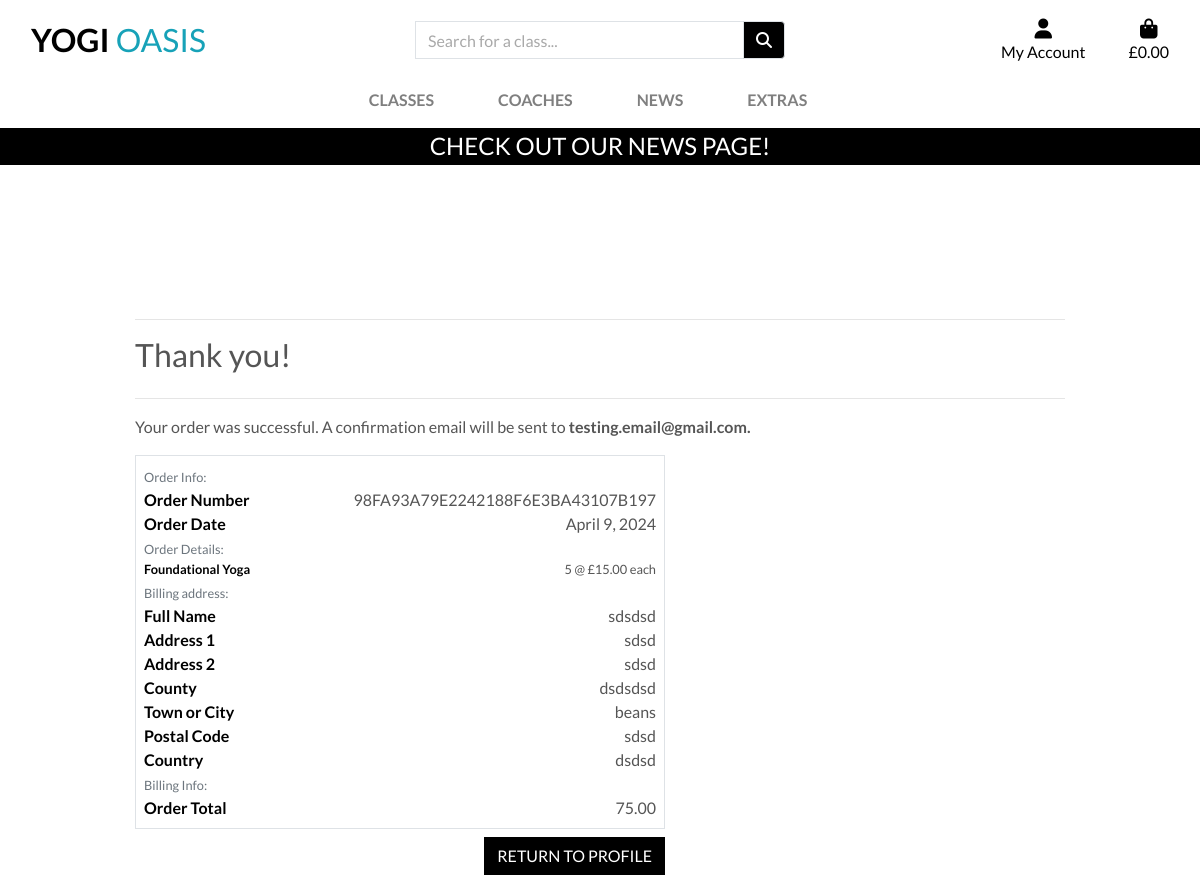
Screenshot of /profiles/order_history/98FA93A79E2242188F6E3BA43107B197 with the database file from the repository.
### checkout/models.py (models this page shows, shortened)
class Order(models.Model):
    order_number = models.CharField(max_length=32, null=False, editable=False)
    user_profile = models.ForeignKey(UserProfile, on_delete=models.SET_NULL, null=True, blank=True, related_name='orders')
    full_name = models.CharField(max_length=50, null=False, blank=False)
    email = models.EmailField(max_length=254, null=False, blank=False)
    country = models.CharField(max_length=40, null=False, blank=False)
    postcode = models.CharField(max_length=20, null=True, blank=True)
    town_or_city = models.CharField(max_length=40, null=False, blank=False)
    street_address1 = models.CharField(max_length=80, null=False, blank=False)
    street_address2 = models.CharField(max_length=80, null=True, blank=True)
    county = models.CharField(max_length=80, null=True, blank=True)
    date = models.DateField(auto_now_add=True)
    order_total = models.DecimalField(max_digits=10, decimal_places=2, null=False, default=0)

class OrderLineItem(models.Model):
    order = models.ForeignKey(Order, null=False, blank=False, on_delete=models.CASCADE, related_name='lineitems')
    lesson = models.ForeignKey(Lesson, null=False, blank=False, on_delete=models.CASCADE)
    quantity = models.IntegerField(null=False, blank=False, default=0)
    lineitem_total = models.DecimalField(max_digits=6, decimal_places=2, null=False, blank=False, editable=False)

### classes/models.py (models this page shows, shortened)
class Lesson(models.Model):
    class_id = models.CharField(max_length=100)
    title = models.CharField(max_length=200)
    introduction = models.TextField(blank=True, null=True)
    long_description = models.TextField(blank=True, null=True)
    description = models.TextField()
    date = models.DateField()
    start_time = models.TimeField()
    finish_time = models.TimeField()
    duration = models.IntegerField()
    instructor_name = models.CharField(max_length=100)
    instructor_image = models.ImageField(null=True, blank=True)
    location = models.CharField(max_length=100)
    cost = models.DecimalField(max_digits=6, decimal_places=2)
    max_capacity = models.IntegerField()
    current_capacity = models.IntegerField()

### profiles/views.py (the view)
# urls.py: path('order_history/<order_number>', views.order_history, name='order_history'),
def order_history(request, order_number):
    order = get_object_or_404(Order, order_number=order_number)
    messages.info(request, (
        f'This is a past confirmation for order number {order_number}. '
        'A confirmation email was sent on the order date.'
    ))
    template = 'checkout/checkout_success.html'
    context = {
        'order': order,
        'from_profile': True,
    }
    return render(request, template, context)

### cart/contexts.py (called while the page is built, shortened)
def cart_contents(request):
    cart_items = []
    total = 0
    product_count = 0
    cart = request.session.get('cart', {})
    context = {
        'cart_items': cart_items,
        'total': total,
        'product_count': product_count,
    }
    return context

### checkout/templates/checkout/checkout_success.html (shortened to what this page needs)
{% extends "base.html" %}
{% load static %}
{% block extra_css %}
<link rel="stylesheet" href="{% static 'checkout/css/checkout.css' %}">
{% endblock %}
{% block page_header %}
<div class="container header-container">
    <div class="row">
        <div class="col">
        </div>
    </div>
</div>
{% endblock %}
{% block content %}
<div class="overlay"></div>
<div class="container">
    <div class="row">
        <div class="col">
            <hr>
            <h2 class="mb-4">Thank you!</h2>
            <hr>
            <p>Your order was successful. A confirmation email will be sent to <strong>{{ order.email }}.</strong></p>
        </div>
    </div>
    <div class="row">
        <div class="col-12 col-lg-7">
            <div class="order-confirmation-wrapper p-2 border">
                <div class="row">
                    <div class="col">
                        <small class="text-muted">Order Info:</small>
                    </div>
                </div>
                <div class="row">
                    <div class="col-12 col-md-4">
                        <p class="mb-0 text-black font-weight-bold">Order Number</p>
                    </div>
                    <div class="col-12 col-md-8 text-md-right">
                        <p class="mb-0">{{ order.order_number }}</p>
                    </div>
                </div>
                <div class="row">
                    <div class="col-12 col-md-4">
                        <p class="mb-0 text-black font-weight-bold">Order Date</p>
                    </div>
                    <div class="col-12 col-md-8 text-md-right">
                        <p class="mb-0">{{ order.date }}</p>
                    </div>
                </div>
                <div class="row">
                    <div class="col">
                        <small class="text-muted">Order Details:</small>
                    </div>
                </div>
                {% for item in order.lineitems.all %}
                <div class="row">
                    <div class="col-12 col-md-4">
                        <p class="small mb-0 text-black font-weight-bold">
                            {{ item.lesson.title }}
                        </p>
                    </div>
                    <div class="col-12 col-md-8 text-md-right">
                        <p class="small mb-0">{{ item.quantity }} @ £{{ item.lesson.cost }} each</p>
                    </div>
                </div>
                {% endfor %}
                <div class="row">
                    <div class="col">
                        <small class="text-muted">Billing address:</small>
                    </div>
                </div>
                <div class="row">
                    <div class="col-12 col-md-4">
                        <p class="mb-0 text-black font-weight-bold">Full Name</p>
                    </div>
                    <div class="col-12 col-md-8 text-md-right">
                        <p class="mb-0">{{ order.full_name }}</p>
                    </div>
                </div>
                <div class="row">
                    <div class="col-12 col-md-4">
                        <p class="mb-0 text-black font-weight-bold">Address 1</p>
                    </div>
                    <div class="col-12 col-md-8 text-md-right">
                        <p class="mb-0">{{ order.street_address1 }}</p>
                    </div>
                </div>
                {% if order.street_address2 %}
                <div class="row">
                    <div class="col-12 col-md-4">
                        <p class="mb-0 text-black font-weight-bold">Address 2</p>
                    </div>
                    <div class="col-12 col-md-8 text-md-right">
                        <p class="mb-0">{{ order.street_address1 }}</p>
                    </div>
                </div>
                {% endif %}
                {% if order.county %}
                <div class="row">
                    <div class="col-12 col-md-4">
                        <p class="mb-0 text-black font-weight-bold">County</p>
                    </div>
                    <div class="col-12 col-md-8 text-md-right">
                        <p class="mb-0">{{ order.county }}</p>
                    </div>
                </div>
                {% endif %}
                <div class="row">
                    <div class="col-12 col-md-4">
                        <p class="mb-0 text-black font-weight-bold">Town or City</p>
                    </div>
                    <div class="col-12 col-md-8 text-md-right">
                        <p class="mb-0">{{ order.town_or_city }}</p>
                    </div>
                </div>
                {% if order.postcode %}
                <div class="row">
                    <div class="col-12 col-md-4">
                        <p class="mb-0 text-black font-weight-bold">Postal Code</p>
                    </div>
                    <div class="col-12 col-md-8 text-md-right">
                        <p class="mb-0">{{ order.postcode }}</p>
                    </div>
                </div>
                {% endif %}
                <div class="row">
                    <div class="col-12 col-md-4">
                        <p class="mb-0 text-black font-weight-bold">Country</p>
                    </div>
                    <div class="col-12 col-md-8 text-md-right">
                        <p class="mb-0">{{ order.country }}</p>
                    </div>
                </div>
                <div class="row">
                    <div class="col">
                        <small class="text-muted">Billing Info:</small>
                    </div>
                </div>
                <div class="row">
                    <div class="col-12 col-md-4">
                        <p class="mb-0 text-black font-weight-bold">Order Total</p>
                    </div>
                    <div class="col-12 col-md-8 text-md-right">
                        <p class="mb-0">{{ order.order_total }}</p>
                    </div>
                </div>
            </div>
        </div>
    </div>
    <div class="row">
        <div class="col-12 col-lg-7 text-right">
            {% if from_profile %}
                <a href="{% url 'profile' %}" class="btn btn-black rounded-0 my-2">
                    <span class="text-uppercase">Return to Profile</span>
                </a>
            {% else %}
                <a href="{% url 'classes' %}" class="btn btn-black rounded-0 my-2">
                    <span class="text-uppercase">Now check out more lessons!</span>
                </a>
            {% endif %}
        </div>
    </div>
</div>
{% endblock %}

### static/css/base.css (style rules this page uses)
html { height: 100%; }
body { background: url('/media/pexels-thiago-2410573.jpg') no-repeat center center fixed; background-size: cover; height: calc(100vh - 164px); color: #555; font-family: 'Lato'; }
.btn-black { background: black; color: white; }
.text-black { color: black; }
.overlay { background: white; height: 100%; position: fixed; width: 100%; top: 0; left: 0; z-index: -1; }
@media (min-width: 992px) { .header-container { padding-top: 164px; } }
@media (min-width: 1200px) { .container { max-width: 80%; } }

### rows the page displays
Order: email "testing.email@gmail.com", order_number "98FA93A79E2242188F6E3BA43107B197", date "April 9, 2024", full_name "sdsdsd", street_address1 "sdsd", county "dsdsdsd", town_or_city "beans", postcode "sdsd", country "dsdsd", order_total "75.00"
OrderLineItem: lesson "Foundational Yoga", quantity "5", lesson.cost "15.00"
